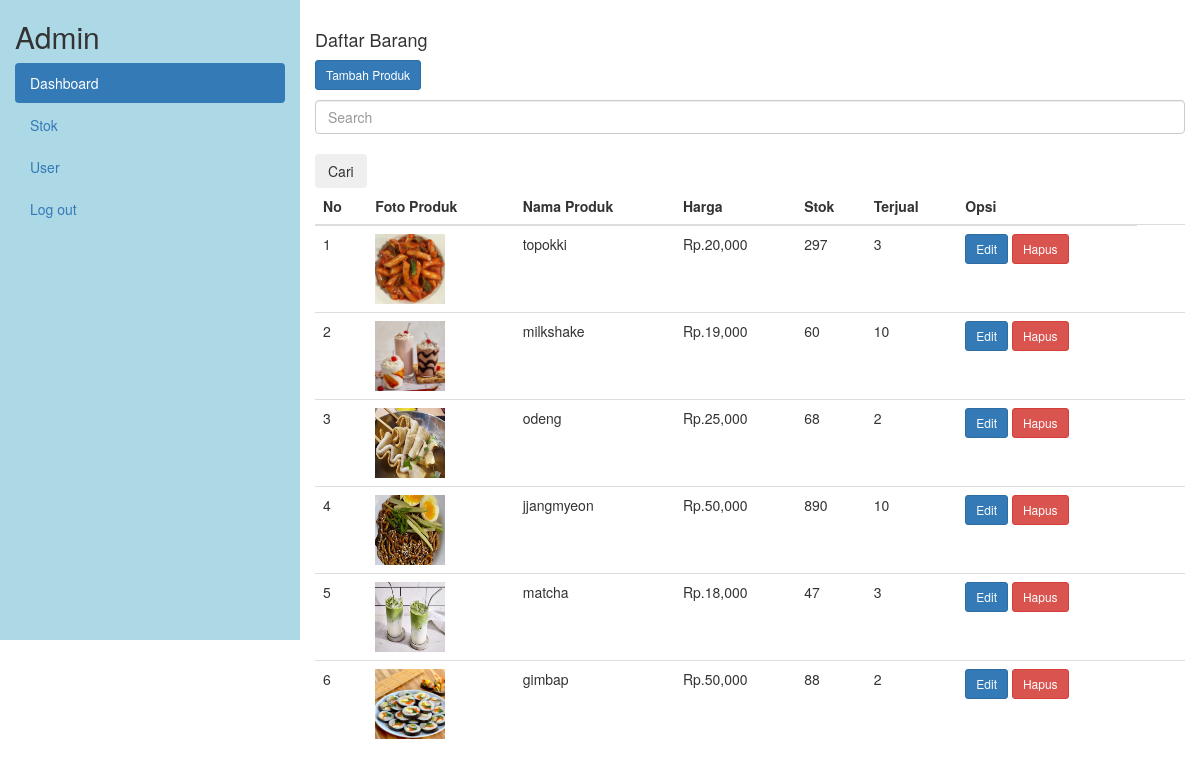
/petugas/index.php?page=stok (signed in), run on the app's committed database.
### tables this page shows
CREATE TABLE `produk` (
  `produk_id` int(11) NOT NULL,
  `nama_produk` varchar(255) NOT NULL,
  `harga` decimal(10,2) NOT NULL,
  `stok` int(11) NOT NULL,
  `foto` varchar(255) DEFAULT NULL,
  `Terjual` int(11) NOT NULL
);

### petugas/Stok-barang.php (the view, shortened to what this page needs)
<div class="row">
        <div class="col-lg-12 grid-margin strecth-card">
            <div class="card">
                <div class="card-body">
                    <h4 class="card-title">Daftar Barang</h4>
                    <p class="card-description">
                        <a href="?page=tambah-barang" title="Tambah Barang"
                            class="btn btn-primary btn-icon-split btn-sm">
                                <span class="text">Tambah Produk</span>
                        </a>
                    </p>
                    <form class="d-flex" action="?page=cari-menu" method="POST">
                        <input class="form-control me-2" type="search" placeholder="Search" aria-label="Search" name="search"> <br>
                        <button class="btn btn-outline-light" type="submit">Cari</button>
                    </form>
                    <div class="table-responsive">
                        <table class="table" id="dataTable" width="100%" cellspacing="0">
                            <thead>
                                <tr>
                                    <th>No</th>
                                    <th>Foto Produk</th>
                                    <th>Nama Produk</th>
                                    <th>Harga</th>
                                    <th>Stok</th>
                                    <th>Terjual</th>
                                    <th>Opsi</th>
                                </tr>
                            </thead>
                            <tbody>
                            <?php
                                $no = 1;
                                $sql = $koneksi->query("SELECT * FROM produk");
                                while ($data= $sql->fetch_assoc()) {
                            ?>
                            <tr>
                                <td><?php echo $no++ ?></td>
                                <td><?php echo "<img src='../foto/".$data['foto']."' width='70' height='70'>";?></td>
                                <td><?php echo $data['nama_produk']?></td>
                                <td>Rp.<?php echo number_format($data['harga'])?></td>
                                <td><?php echo $data['stok']?></td>
                                <td><?php echo $data['Terjual']?></td>
                                <td><a type="button" href="?page=edit-barang&produk_id=<?php echo $data['produk_id']?>"
                                       class="btn btn-sm btn-primary btn-icon-split btn-sm">
                                       <span class="text">Edit</span>
                                    </a>
                                    <a onclick="return confirm('Apakah anda yakin ingin menghapusnya')" href="?page=hapus-barang&produk_id=<?php echo $data['produk_id']?>"
                                       class="btn btn-danger btn-icon-split btn-sm">
                                       <span class="text">Hapus</span>
                                    </a>
                                <td></td>
                                <td>
                                </td>
                            </tr>
                            <?php } ?>
                            </tbody>
                        </table>
                    </div>
                </div>
            </div>
        </div>
</div>

### data on the page
produk: foto (picture), nama_produk "topokki", harga "20,000", stok "297", Terjual "3"
produk: foto (picture), nama_produk "milkshake", harga "19,000", stok "60", Terjual "10"
produk: foto (picture), nama_produk "odeng", harga "25,000", stok "68", Terjual "2"
produk: foto (picture), nama_produk "jjangmyeon", harga "50,000", stok "890", Terjual "10"
produk: foto (picture), nama_produk "matcha", harga "18,000", stok "47", Terjual "3"
produk: foto (picture), nama_produk "gimbap", harga "50,000", stok "88", Terjual "2"

### other printed values
$_SESSION['level'] "Admin"
